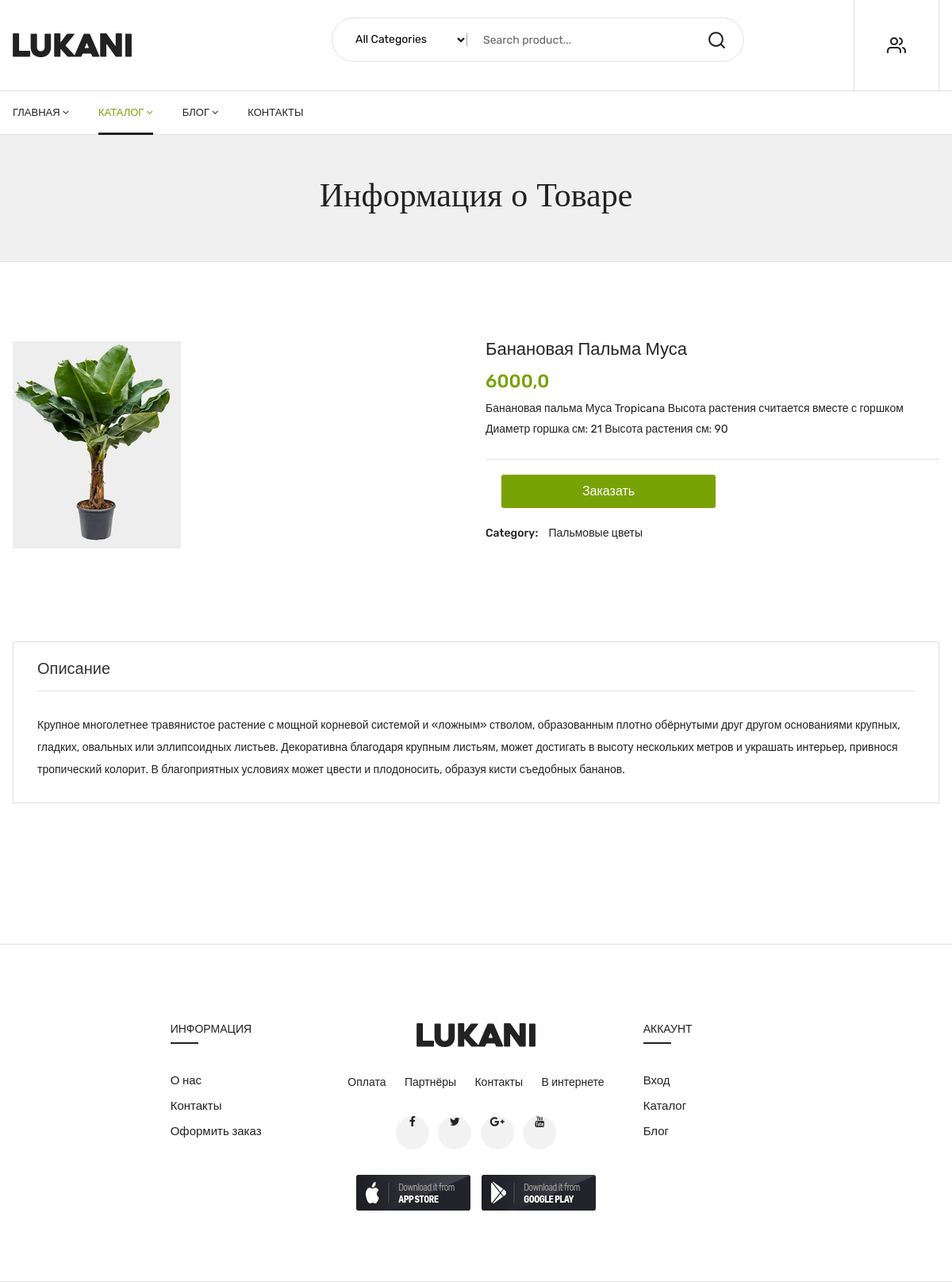
The app's page /flower-detail/3 with its own data.
### menu/models.py (models this page shows, shortened)
class MenuFlower(models.Model):
    name = models.CharField(max_length=200)
    description = models.TextField()
    description_detail = models.TextField(null=True,blank=True)
    price = models.FloatField()
    discount = models.FloatField()
    image = models.ImageField(null=True,blank=True,upload_to='projects/%Y/%m/%d/')
    category = models.ManyToManyField('FlowerCategory', blank=True)

class FlowerCategory(models.Model):
    name = models.CharField(max_length=200)
    description = models.TextField(null=True,blank=True)
    created_at = models.DateTimeField(auto_now_add=True)
    def __str__(self):
        return self.name

### menu/views.py (the view)
# urls.py: path('flower-detail/<str:pk>', views.flower_details, name='flower_details'),
def flower_details(request, pk):
    flowers_d = MenuFlower.objects.get(pk=pk)
    context = {'flowers_d': flowers_d}
    return render(request,'menu/product-details.html', context)

### menu/templates/menu/product-details.html (shortened to what this page needs)
{% extends 'menu/index.html' %}
{% load static %}
{% block content %}
        <header>
            <div class="header_middle">
                <div class="container">
                    <div class="row align-items-center">
                        <div class="col-lg-3 col-md-3 col-4">
                            <div class="logo">
                                <a href="{% url 'menu.index' %}"><img src="{% static 'img/logo/logo.png' %}" alt=""></a>
                            </div>
                        </div>
                        <div class="col-lg-9 col-md-6 col-6">
                            <div class="header_right_info">
                                <div class="search_container">
                                    <form action="#">
                                        <div class="hover_category">
                                            <select class="select_option" name="select" id="categori1">
                                                <option selected value="1">All Categories</option>
                                            </select>
                                        </div>
                                        <div class="search_box">
                                            <input placeholder="Search product..." type="text">
                                            <button type="submit"><i class="icon-search"></i></button>
                                        </div>
                                    </form>
                                </div>
                                <div class="header_account_area">
                                    <div class="header_account-list top_links">
                                        <a href="#"><i class="icon-users"></i></a>
                                    </div>
                                </div>
                            </div>
                        </div>
                    </div>
                </div>
            </div>
            <div class="header_bottom sticky-header">
                <div class="container">
                    <div class="row align-items-center">
                        <div class="col-lg-6">
                            <div class="main_menu menu_position">
                                <nav>
                                    <ul>
                                        <li>
                                            <a href="{% url 'menu.index' %}">Главная<i class="fa fa-angle-down"></i></a>
                                        </li>
                                        <li class="mega_items">
                                            <a class="active" href="{% url 'menu.catalog' %}">Каталог<i
                                                    class="fa fa-angle-down"></i>
                                            </a>
                                        </li>
                                        <li><a href="{%  url 'menu.posts' %}">Блог<i class="fa fa-angle-down"></i></a>
                                        </li>
                                        <li><a href="contact.html"> Контакты </a></li>
                                    </ul>
                                </nav>
                            </div>
                        </div>
                    </div>
                </div>
            </div>
    </header>
    <div class="breadcrumbs_area">
        <div class="container">
            <div class="row">
                <div class="col-12">
                    <div class="breadcrumb_content">
                        <h3>Информация о Товаре</h3>
                    </div>
                </div>
            </div>
        </div>
    </div>
    <div class="product_details mt-100 mb-100">
        <div class="container">
            <div class="row">
                <div class="col-lg-6 col-md-6">
                    <div class="product-details-tab">
                        <div class="product_thumb">
                                        {% if flowers_d.image %}
                                        <a class="primary_img" href="{% url 'flower_details' pk=flowers_d.pk %}">
                                            <img src="{{ flowers_d.image.url }}" alt="">
                                        </a>
                                        {% else %}
                                            <img src="{% static 'img/no_img.png' %}" alt="Нет изображения">
                                        {% endif %}
                                    </div>
                    </div>
                </div>
                <div class="col-lg-6 col-md-6">
                    <div class="product_d_right">
                        <form action="#">
                            <h1><a href="#">{{ flowers_d.name }}</a></h1>
                            <div class="price_box">
                                <span class="current_price">{{ flowers_d.price }}</span>
                            </div>
                            <div class="product_desc">
                                <p>{{ flowers_d.description }} </p>
                            </div>
                            <div class="product_variant quantity">
                                <button class="button" type="submit">Заказать</button>
                            </div>
                            <div class="product_meta">
                                {% for cat in flowers_d.category.all %}
                                <span>Category: <a href="#">{{ cat }}</a></span>
                                {% endfor %}
                            </div>
                        </form>
                    </div>
                </div>
            </div>
        </div>
    </div>
    <div class="product_d_info mb-90">
        <div class="container">
            <div class="row">
                <div class="col-12">
                    <div class="product_d_inner">
                        <div class="product_info_button">
                            <ul class="nav" role="tablist">
                                <li>
                                    <a class="active" data-toggle="tab" href="#info" role="tab" aria-controls="info"
                                        aria-selected="false">Описание</a>
                                </li>
                            </ul>
                        </div>
                        <div class="tab-content">
                            <div class="tab-pane fade show active" id="info" role="tabpanel">
                                <div class="product_info_content">
                                    <p>{{ flowers_d.description_detail }}
                                    </p>
                                </div>
                            </div>
                        </div>
                    </div>
                </div>
            </div>
        </div>
    </div>
{% endblock %}

### menu/static/css/plugins.css (style rules this page uses)
[class^="icon-"], [class*=" icon-"] { font-family: 'plaza-icon' !important; speak: none; font-style: normal; font-weight: normal; font-variant: normal; text-transform: none; line-height: 1; -webkit-font-smoothing: antialiased; -moz-osx-font-smoothing: grayscale; }
.icon-search:before { content: "\e9c1"; }
.icon-users:before { content: "\e9f6"; }

### records on screen
MenuFlower: image (picture), name "Банановая Пальма Муса", price "6000,0", description "Банановая пальма Муса Tropicana Высота растения считается вместе с горшком Диаметр горшка см: 21 Высота растения см: 90", description_detail "Крупное многолетнее травянистое растение с мощной корневой системой и «ложным» стволом, образованным плотно обёрнутыми друг другом основаниями крупных, гладких, овальных или эллипсоидных листьев. Декоративна благодаря крупным листьям, может достигать в высоту нескольких метров и украшать интерьер, привнося тропический колорит. В благоприятных условиях может цвести и плодоносить, образуя кисти съедобных бананов."
FlowerCategory: name "Пальмовые цветы"
